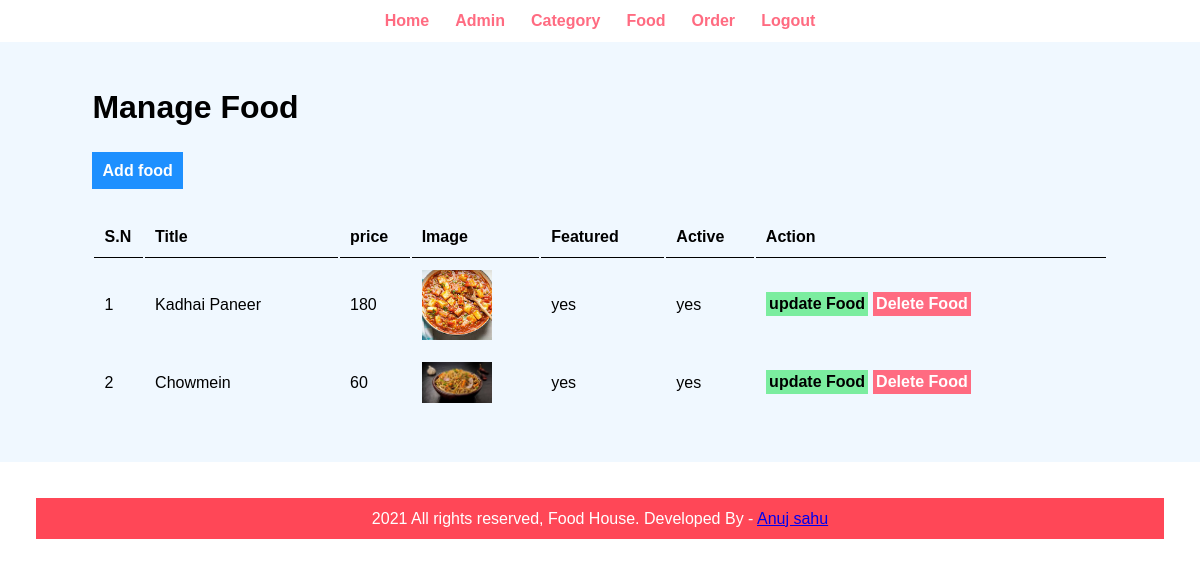
The page /admin/manage-food.php on the database its author committed.
### tables this page shows
CREATE TABLE `tbl_food` (
  `id` int(10) UNSIGNED NOT NULL,
  `title` varchar(150) NOT NULL,
  `description` text NOT NULL,
  `price` decimal(10,0) NOT NULL,
  `image_name` varchar(255) NOT NULL,
  `category_id` int(10) UNSIGNED NOT NULL,
  `featured` varchar(10) NOT NULL,
  `active` varchar(10) NOT NULL
);

### admin/manage-food.php (the view, shortened to what this page needs)
<?php include("partials/menu.php"); ?>
<div class="main-content">
	<div class="wrapper">
		<h1>Manage Food</h1>
	    <br> <br>
		     <a href="<?php echo SITEURL; ?>admin/add-food.php"class="btn-primary">Add food</a>
		     <br> <br> <br>
		     <table class="tbl-full">
		     	<tr>
		     		<th>S.N</th>
		     		<th>Title</th>
		     		<th>price</th>
		     		<th>Image</th>
		     		<th>Featured</th>
		     		<th>Active</th>
		     		<th>Action</th>
		     	</tr>
		     	<?php
		     		$sql = "SELECT * FROM tbl_food";
		     		$res = mysqli_query($conn, $sql);
		     		$count = mysqli_num_rows($res);
		     		$sn=1;
		     		if($count>0)
		     		{
		     			while($row=mysqli_fetch_assoc($res))
		     			{
		     				$id = $row['id'];
		     				$title = $row['title'];
		     				$price = $row['price'];
		     				$image_name = $row['image_name'];
		     				$featured = $row['featured'];
		     				$active = $row['active'];
		     				?>
		     					<tr>
						     		<td><?php echo $sn++; ?></td>
						     		<td><?php echo $title; ?></td>
						     		<td><?php echo $price; ?></td>
						     		<td>
						     			<?php
						     				if($image_name!="")
						     				{
						     					?>
						     					<img src="<?php echo SITEURL; ?>images/food/<?php echo $image_name; ?>" width="70px">
						     					<?php
						     				}
						     				else
						     				{
						     					echo "<div class='error'>Image not Add.</div>";
						     				}
						     			?>
						     		</td>
						     		<td><?php echo $featured; ?></td>
						     		<td><?php echo $active; ?></td>
						     		<td>
						     			<a href="<?php echo SITEURL ?>admin/update-food.php?id=<?php echo $id; ?> "class="btn-secondary"> update Food</a>
						     			<a href="<?php echo SITEURL ?>admin/delete-food.php?id=<?php echo $id; ?>&image_name=<?php echo $image_name; ?>"class="btn-danger"> Delete Food</a>
						     		</td>
		     					</tr>
		     				<?php
		     			}
		     		}
		     		else
	     			{
	     				echo "<tr> <td colspan='7' class='error'> Food not Yet. </td> </tr>";
	     			}
		     	?>
		     </table>
	</div>
</div>
<?php include("partials/footer.php"); ?>

### admin/partials/menu.php (shortened to what this page needs)
<html>
<head>
	<link rel="stylesheet" href="../css/admin.css">
</head>
<body>
	<div class="menu text-center">
		<div class="wrapper">
			<ul>
				<li><a href="index.php">Home</a></li>
			    <li><a href="manage-admin.php">Admin</a></li>
			    <li><a href="manage-category.php">Category</a></li>
			    <li><a href="manage-food.php">Food</a></li>
			    <li><a href="manage-order.php">Order</a></li>
			    <li><a href="logout.php">Logout</a></li>
			</ul>
	    </div>
	</div>

### admin/partials/footer.php (shortened to what this page needs)
	<div class="footer">
		<div class="wrapper">
	        <p class="text-center">2021 All rights reserved, Food House. Developed By - <a href="#">Anuj sahu  </a></p>
	</div>
</body>
</html>

### css/admin.css (style rules this page uses)
* { margin: 0; padding: 0; font-family: Arial, Helvetica, sans-serif; }
.wrapper { padding: 1%; width: 90%; margin: 0 auto; }
.text-center { text-align: center; }
.tbl-full { width: 100%; }
table tr th { border-bottom: 1px solid black; padding: 1%; text-align: left; }
table tr td { padding: 1%; }
.btn-primary { background-color: #1e90ff; padding: 1%; color: white; text-decoration: none; font-weight: bold; }
.btn-secondary { background-color: #7bed9f; padding: 1%; color: black; text-decoration: none; font-weight: bold; }
.btn-danger { background-color: #ff6b81; padding: 1%; color: white; text-decoration: none; font-weight: bold; }
.menu ul li { display: inline; padding: 1%; }
.menu ul li a { text-decoration: none; font-weight: bold; color: #ff6b81; }
.main-content { background-color: #F0F8FF; padding: 3%; }
.footer { background-color: #ff4757; color: white; margin: 3%; }

### rows shown on the page
tbl_food: title "Kadhai Paneer", price "180", image_name (picture), featured "yes", active "yes"
tbl_food: title "Chowmein", price "60", image_name (picture), featured "yes", active "yes"
